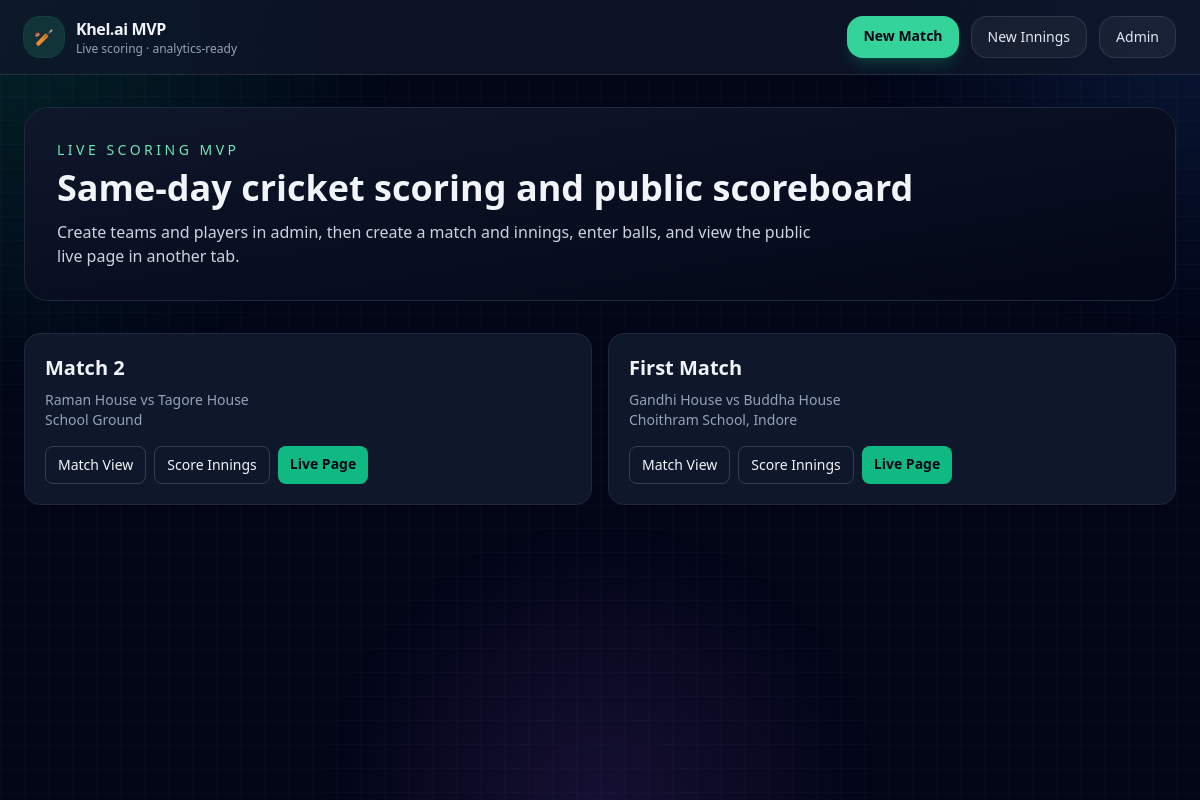
The app's page /, older data.
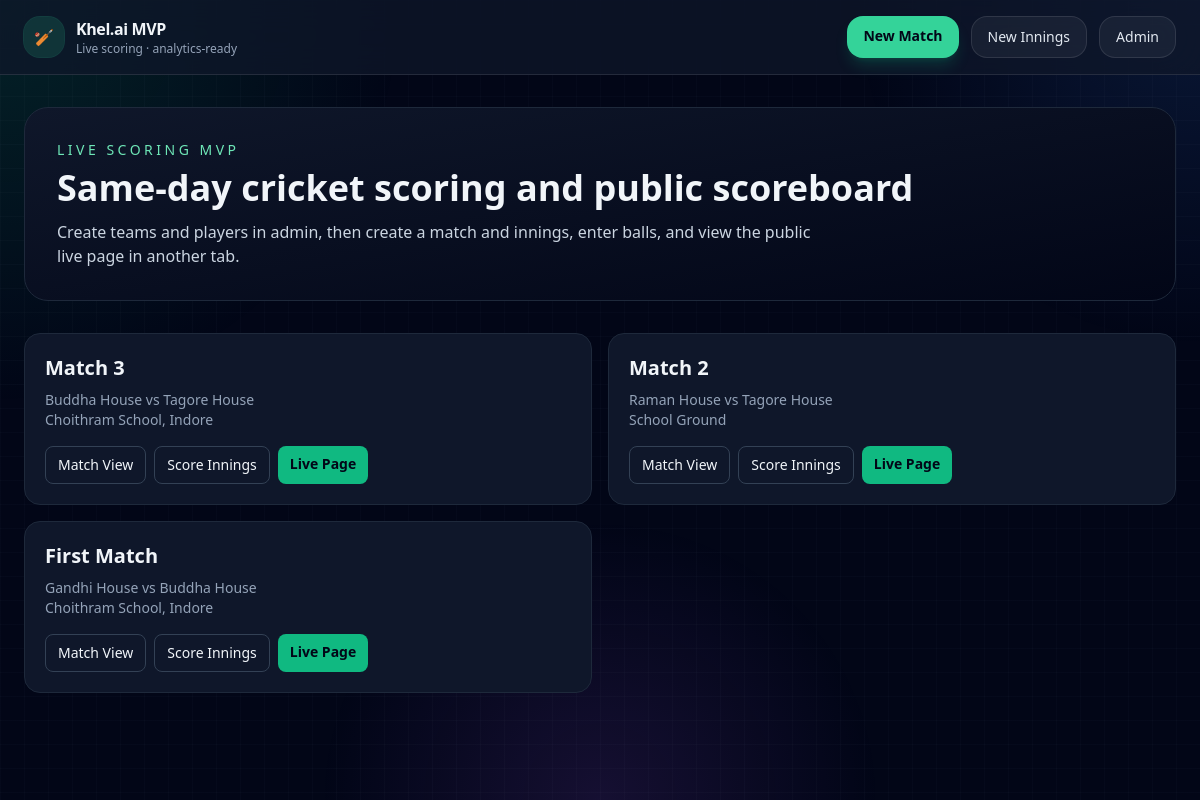
The same page, newer data.
### matches/models.py (models this page shows, shortened)
class Match(models.Model):
    title = models.CharField(max_length=200)
    tournament_name = models.CharField(max_length=200, blank=True)
    venue = models.CharField(max_length=200, blank=True)
    match_date = models.DateField(null=True, blank=True)
    team_1 = models.ForeignKey(Team, on_delete=models.CASCADE, related_name="home_matches")
    team_2 = models.ForeignKey(Team, on_delete=models.CASCADE, related_name="away_matches")
    toss_winner = models.ForeignKey(
        Team,
        on_delete=models.SET_NULL,
        null=True,
        blank=True,
        related_name="toss_wins"
    )
    toss_decision = models.CharField(max_length=20, blank=True)
    status = models.CharField(max_length=30, default="live")
    stream_url = models.URLField(blank=True)
    class Meta:
        ordering = ["-id"]
    def get_absolute_url(self):
        return reverse("match_detail", args=[self.pk])

class Team(models.Model):
    name = models.CharField(max_length=120, unique=True)
    short_name = models.CharField(max_length=12, blank=True)

### matches/views.py (the view)
# urls.py: 2. Add a URL to urlpatterns:  path('', views.home, name='home')
def home(request):
    matches = Match.objects.select_related("team_1", "team_2").all()[:10]
    return render(request, "matches/home.html", {"matches": matches})

### matches/templates/matches/home.html (shortened to what this page needs)
{% extends "matches/base.html" %}
{% block content %}
<section class="mb-8 rounded-3xl border border-slate-800 bg-gradient-to-br from-slate-900 to-slate-950 p-8">
  <p class="mb-2 text-sm uppercase tracking-[0.25em] text-emerald-300">Live Scoring MVP</p>
  <h1 class="mb-3 text-4xl font-bold">Same-day cricket scoring and public scoreboard</h1>
  <p class="max-w-3xl text-slate-300">
    Create teams and players in admin, then create a match and innings, enter balls, and view the public live page in another tab.
  </p>
</section>
<section class="grid gap-4 md:grid-cols-2 xl:grid-cols-3">
  {% for match in matches %}
    <article class="rounded-2xl border border-slate-800 bg-slate-900 p-5">
      <h2 class="text-xl font-semibold">{{ match.title }}</h2>
      <p class="mt-2 text-sm text-slate-400">{{ match.team_1.name }} vs {{ match.team_2.name }}</p>
      <p class="text-sm text-slate-400">{{ match.venue }}</p>
      <div class="mt-4 flex flex-wrap gap-2">
        <a href="{{ match.get_absolute_url }}" class="rounded-lg border border-slate-700 px-3 py-2 text-sm">
          Match View
        </a>
        {% with latest=match.innings.last %}
          {% if latest %}
            <a href="{% url 'innings_scoring' latest.pk %}" class="rounded-lg border border-slate-700 px-3 py-2 text-sm">
              Score Innings
            </a>
            <a href="{% url 'live_match' match.pk %}" class="rounded-lg bg-emerald-500 px-3 py-2 text-sm font-semibold text-slate-950">
              Live Page
            </a>
          {% endif %}
        {% endwith %}
      </div>
    </article>
  {% empty %}
    <div class="rounded-2xl border border-dashed border-slate-700 bg-slate-900 p-6 text-slate-300">
      No matches yet.
    </div>
  {% endfor %}
</section>
{% endblock %}

### matches/templates/matches/base.html (shortened to what this page needs)
<!DOCTYPE html>
<html lang="en">
<head>
  <script src="https://cdn.tailwindcss.com"></script>
</head>
<body class="min-h-screen bg-slate-950 text-slate-100">
  <div class="fixed inset-0 -z-20 bg-[radial-gradient(circle_at_top_left,rgba(16,185,129,0.16),transparent_28%),radial-gradient(circle_at_top_right,rgba(59,130,246,0.14),transparent_24%),radial-gradient(circle_at_bottom,rgba(168,85,247,0.12),transparent_28%)]"></div>
  <div class="fixed inset-0 -z-10 grid-glow opacity-40"></div>
  <nav class="border-b border-white/10 bg-slate-900/75 backdrop-blur-xl">
    <div class="mx-auto flex max-w-7xl items-center justify-between px-6 py-4">
      <a href="/" class="flex items-center gap-3">
        <span class="inline-flex h-10 w-10 items-center justify-center rounded-2xl bg-emerald-400/15 text-emerald-300 ring-1 ring-emerald-400/20">
          🏏
        </span>
        <div>
          <p class="text-base font-bold tracking-tight">Khel.ai MVP</p>
          <p class="text-xs text-slate-400">Live scoring · analytics-ready</p>
        </div>
      </a>
      <div class="flex flex-wrap gap-3 text-sm">
        <a href="{% url 'match_create' %}" class="rounded-2xl bg-emerald-400 px-4 py-2.5 font-semibold text-slate-950 shadow-lg shadow-emerald-500/20 transition hover:scale-[1.02]">
          New Match
        </a>
        <a href="{% url 'innings_create' %}" class="rounded-2xl border border-white/10 bg-white/5 px-4 py-2.5 text-slate-200 transition hover:bg-white/10">
          New Innings
        </a>
        <a href="/admin/" class="rounded-2xl border border-white/10 bg-white/5 px-4 py-2.5 text-slate-200 transition hover:bg-white/10">
          Admin
        </a>
      </div>
    </div>
  </nav>
  <main class="mx-auto max-w-7xl px-6 py-8">
    {% block content %}{% endblock %}
  </main>
</body>
</html>

### matches/templates/matches/base.html (style rules this page uses)
.grid-glow { background-image: linear-gradient(rgba(148,163,184,0.08) 1px, transparent 1px), linear-gradient(90deg, rgba(148,163,184,0.08) 1px, transparent 1px); background-size: 24px 24px; }

Row changes from the older to the newer data that the page shows:
added Match: title "Match 3", team_1.name "Buddha House", team_2.name "Tagore House", venue "Choithram School, Indore"
